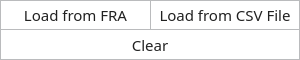
<?xml version="1.0" encoding="UTF-8"?>
<ui version="4.0">
 <class>Form</class>
 <widget class="QWidget" name="Form">
  <property name="geometry">
   <rect>
    <x>0</x>
    <y>0</y>
    <width>300</width>
    <height>60</height>
   </rect>
  </property>
  <property name="sizePolicy">
   <sizepolicy hsizetype="Fixed" vsizetype="Fixed">
    <horstretch>0</horstretch>
    <verstretch>0</verstretch>
   </sizepolicy>
  </property>
  <property name="windowTitle">
   <string>Form</string>
  </property>
  <property name="styleSheet">
   <string notr="true">#Form {
    background:  transparent;
}

QWidget {
	font-family: Droid Sans;
	font-size: 15px;
    color: #212121;
}

QTableWidget::item {
	font-family: Open Sans;
	font-size: 15px;
}
</string>
  </property>
  <layout class="QGridLayout" name="gridLayout_2">
   <property name="leftMargin">
    <number>0</number>
   </property>
   <property name="topMargin">
    <number>0</number>
   </property>
   <property name="rightMargin">
    <number>0</number>
   </property>
   <property name="bottomMargin">
    <number>0</number>
   </property>
   <property name="spacing">
    <number>0</number>
   </property>
   <item row="0" column="0">
    <widget class="QFrame" name="frameContent">
     <property name="sizePolicy">
      <sizepolicy hsizetype="Preferred" vsizetype="Preferred">
       <horstretch>0</horstretch>
       <verstretch>0</verstretch>
      </sizepolicy>
     </property>
     <property name="minimumSize">
      <size>
       <width>0</width>
       <height>0</height>
      </size>
     </property>
     <property name="styleSheet">
      <string notr="true">#frameContent {
	background: white;
}</string>
     </property>
     <property name="frameShape">
      <enum>QFrame::NoFrame</enum>
     </property>
     <property name="frameShadow">
      <enum>QFrame::Raised</enum>
     </property>
     <layout class="QGridLayout" name="gridLayout">
      <property name="leftMargin">
       <number>0</number>
      </property>
      <property name="topMargin">
       <number>0</number>
      </property>
      <property name="rightMargin">
       <number>0</number>
      </property>
      <property name="bottomMargin">
       <number>0</number>
      </property>
      <property name="spacing">
       <number>0</number>
      </property>
      <item row="0" column="0">
       <widget class="QPushButton" name="pushButtonLoadFRA">
        <property name="sizePolicy">
         <sizepolicy hsizetype="Preferred" vsizetype="Preferred">
          <horstretch>0</horstretch>
          <verstretch>0</verstretch>
         </sizepolicy>
        </property>
        <property name="minimumSize">
         <size>
          <width>150</width>
          <height>30</height>
         </size>
        </property>
        <property name="maximumSize">
         <size>
          <width>150</width>
          <height>30</height>
         </size>
        </property>
        <property name="styleSheet">
         <string notr="true">QPushButton {	
	background-color: white;	
	border: none; 
	border-top: 1px solid #BABBBD;
	border-bottom: 1px solid #BABBBD;
	border-left: 1px solid #BABBBD;
}

QPushButton:hover {
	background-color: #dfe2ec;
	border-style: solid;
	color: black;
}

QPushButton:pressed {
	background-color: #bec5da;
	border-style: solid;
	color: black;
}

QPushButton:disabled {
	background-color: #aaaaaa;
	border: 1px solid #aaaaaa;
}</string>
        </property>
        <property name="text">
         <string>Load from FRA</string>
        </property>
       </widget>
      </item>
      <item row="0" column="1">
       <widget class="QPushButton" name="pushButtonLoadCSV">
        <property name="sizePolicy">
         <sizepolicy hsizetype="Preferred" vsizetype="Preferred">
          <horstretch>0</horstretch>
          <verstretch>0</verstretch>
         </sizepolicy>
        </property>
        <property name="minimumSize">
         <size>
          <width>150</width>
          <height>30</height>
         </size>
        </property>
        <property name="maximumSize">
         <size>
          <width>150</width>
          <height>30</height>
         </size>
        </property>
        <property name="styleSheet">
         <string notr="true">QPushButton {	
	background-color: white;	
	border: none; 
	color: #212121;
	border-top: 1px solid #BABBBD;
	border-bottom: 1px solid #BABBBD;
	border-left: 1px solid #BABBBD;
	border-right: 1px solid #BABBBD;
}

QPushButton:hover {
	background-color: #dfe2ec;
	border-style: solid;
	color: black;
}

QPushButton:pressed {
	background-color: #bec5da;
	border-style: solid;
	color: black;
}

QPushButton:disabled {
	background-color: #aaaaaa;
	border: 1px solid #aaaaaa;
}</string>
        </property>
        <property name="text">
         <string>Load from CSV File</string>
        </property>
       </widget>
      </item>
      <item row="1" column="0" colspan="2">
       <widget class="QPushButton" name="pushButtonClear">
        <property name="minimumSize">
         <size>
          <width>0</width>
          <height>30</height>
         </size>
        </property>
        <property name="maximumSize">
         <size>
          <width>16777215</width>
          <height>30</height>
         </size>
        </property>
        <property name="styleSheet">
         <string notr="true">QPushButton {	
	background-color: white;	
	border: none; 
	border-bottom: 1px solid #BABBBD;
	border-left: 1px solid #BABBBD;
	border-right: 1px solid #BABBBD;
}

QPushButton:hover {
	background-color: #dfe2ec;
	border-style: solid;
	color: black;
}

QPushButton:pressed {
	background-color: #bec5da;
	border-style: solid;
	color: black;
}

QPushButton:disabled {
	background-color: #aaaaaa;
	border: 1px solid #aaaaaa;
}</string>
        </property>
        <property name="text">
         <string>Clear</string>
        </property>
       </widget>
      </item>
     </layout>
    </widget>
   </item>
  </layout>
 </widget>
 <resources>
  <include location="../q_resources.qrc"/>
 </resources>
 <connections/>
</ui>
